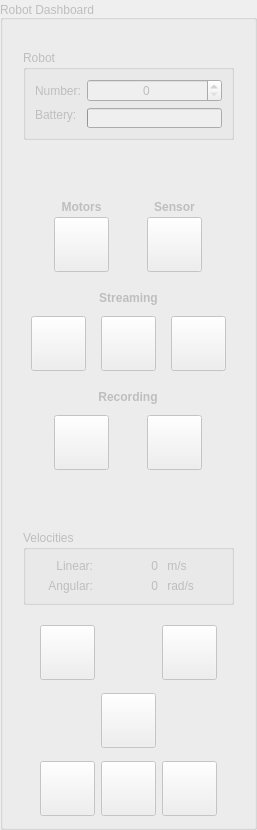
     <widget class="QGroupBox" name="robotDashboard_groupBox">
      <property name="enabled">
       <bool>false</bool>
      </property>
      <property name="sizePolicy">
       <sizepolicy hsizetype="Preferred" vsizetype="Fixed">
        <horstretch>0</horstretch>
        <verstretch>0</verstretch>
       </sizepolicy>
      </property>
      <property name="title">
       <string>Robot Dashboard</string>
      </property>
      <property name="alignment">
       <set>Qt::AlignBottom|Qt::AlignLeading|Qt::AlignLeft</set>
      </property>
      <property name="checked">
       <bool>false</bool>
      </property>
      <layout class="QGridLayout" name="gridLayout_8">
       <property name="leftMargin">
        <number>20</number>
       </property>
       <property name="topMargin">
        <number>30</number>
       </property>
       <property name="rightMargin">
        <number>20</number>
       </property>
       <property name="verticalSpacing">
        <number>20</number>
       </property>
       <item row="1" column="0">
        <widget class="QFrame" name="buttons_frame">
         <property name="sizePolicy">
          <sizepolicy hsizetype="Preferred" vsizetype="Minimum">
           <horstretch>0</horstretch>
           <verstretch>0</verstretch>
          </sizepolicy>
         </property>
         <property name="minimumSize">
          <size>
           <width>0</width>
           <height>350</height>
          </size>
         </property>
         <layout class="QVBoxLayout" name="verticalLayout_5">
          <property name="spacing">
           <number>17</number>
          </property>
          <property name="leftMargin">
           <number>0</number>
          </property>
          <property name="topMargin">
           <number>35</number>
          </property>
          <property name="rightMargin">
           <number>0</number>
          </property>
          <property name="bottomMargin">
           <number>35</number>
          </property>
          <item>
           <widget class="QWidget" name="robot_buttons_frames" native="true">
            <property name="maximumSize">
             <size>
              <width>16777215</width>
              <height>75</height>
             </size>
            </property>
            <layout class="QGridLayout" name="gridLayout_22">
             <property name="leftMargin">
              <number>0</number>
             </property>
             <property name="topMargin">
              <number>0</number>
             </property>
             <property name="rightMargin">
              <number>0</number>
             </property>
             <property name="bottomMargin">
              <number>0</number>
             </property>
             <property name="horizontalSpacing">
              <number>7</number>
             </property>
             <property name="verticalSpacing">
              <number>0</number>
             </property>
             <item row="1" column="0">
              <widget class="QPushButton" name="motor_button">
               <property name="sizePolicy">
                <sizepolicy hsizetype="Fixed" vsizetype="Fixed">
                 <horstretch>0</horstretch>
                 <verstretch>0</verstretch>
                </sizepolicy>
               </property>
               <property name="minimumSize">
                <size>
                 <width>55</width>
                 <height>55</height>
                </size>
               </property>
               <property name="maximumSize">
                <size>
                 <width>55</width>
                 <height>55</height>
                </size>
               </property>
               <property name="focusPolicy">
                <enum>Qt::NoFocus</enum>
               </property>
               <property name="text">
                <string/>
               </property>
               <property name="icon">
                <iconset resource="../resources/images.qrc">
                 <normaloff>:/images/motor/motor (red).svg</normaloff>:/images/motor/motor (red).svg</iconset>
               </property>
               <property name="iconSize">
                <size>
                 <width>55</width>
                 <height>55</height>
                </size>
               </property>
               <property name="checkable">
                <bool>true</bool>
               </property>
              </widget>
             </item>
             <item row="1" column="1">
              <widget class="QPushButton" name="kinect_button">
               <property name="sizePolicy">
                <sizepolicy hsizetype="Fixed" vsizetype="Fixed">
                 <horstretch>0</horstretch>
                 <verstretch>0</verstretch>
                </sizepolicy>
               </property>
               <property name="minimumSize">
                <size>
                 <width>55</width>
                 <height>55</height>
                </size>
               </property>
               <property name="maximumSize">
                <size>
                 <width>55</width>
                 <height>55</height>
                </size>
               </property>
               <property name="text">
                <string/>
               </property>
               <property name="icon">
                <iconset resource="../resources/images.qrc">
                 <normaloff>:/images/kinect/kinect (red).svg</normaloff>:/images/kinect/kinect (red).svg</iconset>
               </property>
               <property name="iconSize">
                <size>
                 <width>55</width>
                 <height>55</height>
                </size>
               </property>
               <property name="checkable">
                <bool>true</bool>
               </property>
              </widget>
             </item>
             <item row="0" column="0">
              <widget class="QLabel" name="motorslabel">
               <property name="font">
                <font>
                 <weight>75</weight>
                 <bold>true</bold>
                </font>
               </property>
               <property name="text">
                <string>Motors</string>
               </property>
               <property name="alignment">
                <set>Qt::AlignCenter</set>
               </property>
              </widget>
             </item>
             <item row="0" column="1">
              <widget class="QLabel" name="kinect_label">
               <property name="font">
                <font>
                 <weight>75</weight>
                 <bold>true</bold>
                </font>
               </property>
               <property name="text">
                <string>Sensor</string>
               </property>
               <property name="alignment">
                <set>Qt::AlignCenter</set>
               </property>
              </widget>
             </item>
            </layout>
           </widget>
          </item>
          <item>
           <widget class="QWidget" name="streamings_frame" native="true">
            <property name="maximumSize">
             <size>
              <width>16777215</width>
              <height>80</height>
             </size>
            </property>
            <layout class="QGridLayout" name="gridLayout_13">
             <property name="leftMargin">
              <number>0</number>
             </property>
             <property name="topMargin">
              <number>0</number>
             </property>
             <property name="rightMargin">
              <number>0</number>
             </property>
             <property name="bottomMargin">
              <number>0</number>
             </property>
             <property name="horizontalSpacing">
              <number>7</number>
             </property>
             <property name="verticalSpacing">
              <number>3</number>
             </property>
             <item row="1" column="2">
              <widget class="QPushButton" name="microphone_button">
               <property name="enabled">
                <bool>false</bool>
               </property>
               <property name="sizePolicy">
                <sizepolicy hsizetype="Fixed" vsizetype="Fixed">
                 <horstretch>0</horstretch>
                 <verstretch>0</verstretch>
                </sizepolicy>
               </property>
               <property name="minimumSize">
                <size>
                 <width>55</width>
                 <height>55</height>
                </size>
               </property>
               <property name="maximumSize">
                <size>
                 <width>55</width>
                 <height>55</height>
                </size>
               </property>
               <property name="text">
                <string/>
               </property>
               <property name="icon">
                <iconset resource="../resources/images.qrc">
                 <normaloff>:/images/streams/microphone/microphone (red).svg</normaloff>:/images/streams/microphone/microphone (red).svg</iconset>
               </property>
               <property name="iconSize">
                <size>
                 <width>55</width>
                 <height>55</height>
                </size>
               </property>
               <property name="checkable">
                <bool>true</bool>
               </property>
              </widget>
             </item>
             <item row="1" column="0">
              <widget class="QPushButton" name="audio_stream_button">
               <property name="enabled">
                <bool>false</bool>
               </property>
               <property name="sizePolicy">
                <sizepolicy hsizetype="Fixed" vsizetype="Fixed">
                 <horstretch>0</horstretch>
                 <verstretch>0</verstretch>
                </sizepolicy>
               </property>
               <property name="minimumSize">
                <size>
                 <width>55</width>
                 <height>55</height>
                </size>
               </property>
               <property name="maximumSize">
                <size>
                 <width>55</width>
                 <height>55</height>
                </size>
               </property>
               <property name="text">
                <string/>
               </property>
               <property name="icon">
                <iconset resource="../resources/images.qrc">
                 <normaloff>:/images/streams/audio/audio (red).svg</normaloff>:/images/streams/audio/audio (red).svg</iconset>
               </property>
               <property name="iconSize">
                <size>
                 <width>55</width>
                 <height>55</height>
                </size>
               </property>
               <property name="checkable">
                <bool>true</bool>
               </property>
              </widget>
             </item>
             <item row="0" column="0" colspan="3">
              <widget class="QLabel" name="streaming_label">
               <property name="font">
                <font>
                 <weight>75</weight>
                 <bold>true</bold>
                </font>
               </property>
               <property name="text">
                <string>Streaming</string>
               </property>
               <property name="alignment">
                <set>Qt::AlignHCenter|Qt::AlignTop</set>
               </property>
              </widget>
             </item>
             <item row="1" column="1">
              <widget class="QPushButton" name="video_stream_button">
               <property name="enabled">
                <bool>false</bool>
               </property>
               <property name="sizePolicy">
                <sizepolicy hsizetype="Fixed" vsizetype="Fixed">
                 <horstretch>0</horstretch>
                 <verstretch>0</verstretch>
                </sizepolicy>
               </property>
               <property name="minimumSize">
                <size>
                 <width>55</width>
                 <height>55</height>
                </size>
               </property>
               <property name="maximumSize">
                <size>
                 <width>55</width>
                 <height>55</height>
                </size>
               </property>
               <property name="text">
                <string/>
               </property>
               <property name="icon">
                <iconset resource="../resources/images.qrc">
                 <normaloff>:/images/streams/video/video (red).svg</normaloff>:/images/streams/video/video (red).svg</iconset>
               </property>
               <property name="iconSize">
                <size>
                 <width>55</width>
                 <height>55</height>
                </size>
               </property>
               <property name="checkable">
                <bool>true</bool>
               </property>
               <property name="checked">
                <bool>false</bool>
               </property>
               <property name="autoRepeat">
                <bool>false</bool>
               </property>
               <property name="autoDefault">
                <bool>false</bool>
               </property>
               <property name="flat">
                <bool>false</bool>
               </property>
              </widget>
             </item>
            </layout>
           </widget>
          </item>
          <item>
           <widget class="QWidget" name="recording_frame" native="true">
            <property name="sizePolicy">
             <sizepolicy hsizetype="Preferred" vsizetype="Minimum">
              <horstretch>0</horstretch>
              <verstretch>0</verstretch>
             </sizepolicy>
            </property>
            <property name="maximumSize">
             <size>
              <width>16777215</width>
              <height>80</height>
             </size>
            </property>
            <layout class="QGridLayout" name="gridLayout_21">
             <property name="leftMargin">
              <number>0</number>
             </property>
             <property name="topMargin">
              <number>0</number>
             </property>
             <property name="rightMargin">
              <number>0</number>
             </property>
             <property name="bottomMargin">
              <number>0</number>
             </property>
             <property name="horizontalSpacing">
              <number>7</number>
             </property>
             <property name="verticalSpacing">
              <number>3</number>
             </property>
             <item row="1" column="0">
              <widget class="QPushButton" name="capture_image">
               <property name="enabled">
                <bool>false</bool>
               </property>
               <property name="sizePolicy">
                <sizepolicy hsizetype="Fixed" vsizetype="Fixed">
                 <horstretch>0</horstretch>
                 <verstretch>0</verstretch>
                </sizepolicy>
               </property>
               <property name="minimumSize">
                <size>
                 <width>55</width>
                 <height>55</height>
                </size>
               </property>
               <property name="maximumSize">
                <size>
                 <width>55</width>
                 <height>55</height>
                </size>
               </property>
               <property name="text">
                <string/>
               </property>
               <property name="icon">
                <iconset resource="../resources/images.qrc">
                 <normaloff>:/images/camera/camera (red).svg</normaloff>:/images/camera/camera (red).svg</iconset>
               </property>
               <property name="iconSize">
                <size>
                 <width>55</width>
                 <height>55</height>
                </size>
               </property>
               <property name="shortcut">
                <string>Ctrl+S, Ctrl+R</string>
               </property>
              </widget>
             </item>
             <item row="0" column="0" colspan="2">
              <widget class="QLabel" name="record_label">
               <property name="enabled">
                <bool>false</bool>
               </property>
               <property name="font">
                <font>
                 <weight>75</weight>
                 <bold>true</bold>
                </font>
               </property>
               <property name="text">
                <string>Recording</string>
               </property>
               <property name="alignment">
                <set>Qt::AlignHCenter|Qt::AlignTop</set>
               </property>
              </widget>
             </item>
             <item row="1" column="1">
              <widget class="QPushButton" name="video_record_button">
               <property name="enabled">
                <bool>false</bool>
               </property>
               <property name="sizePolicy">
                <sizepolicy hsizetype="Fixed" vsizetype="Fixed">
                 <horstretch>0</horstretch>
                 <verstretch>0</verstretch>
                </sizepolicy>
               </property>
               <property name="minimumSize">
                <size>
                 <width>55</width>
                 <height>55</height>
                </size>
               </property>
               <property name="maximumSize">
                <size>
                 <width>55</width>
                 <height>55</height>
                </size>
               </property>
               <property name="text">
                <string/>
               </property>
               <property name="icon">
                <iconset resource="../resources/images.qrc">
                 <normaloff>:/images/video record/video record (red).svg</normaloff>:/images/video record/video record (red).svg</iconset>
               </property>
               <property name="iconSize">
                <size>
                 <width>55</width>
                 <height>55</height>
                </size>
               </property>
               <property name="checkable">
                <bool>true</bool>
               </property>
              </widget>
             </item>
            </layout>
           </widget>
          </item>
         </layout>
        </widget>
       </item>
       <item row="5" column="0">
        <widget class="QWidget" name="manual_controlpad" native="true">
         <property name="sizePolicy">
          <sizepolicy hsizetype="Preferred" vsizetype="Minimum">
           <horstretch>0</horstretch>
           <verstretch>0</verstretch>
          </sizepolicy>
         </property>
         <layout class="QGridLayout" name="gridLayout_6">
          <property name="leftMargin">
           <number>17</number>
          </property>
          <property name="topMargin">
           <number>0</number>
          </property>
          <property name="rightMargin">
           <number>17</number>
          </property>
          <property name="bottomMargin">
           <number>0</number>
          </property>
          <property name="verticalSpacing">
           <number>13</number>
          </property>
          <item row="2" column="0">
           <widget class="QPushButton" name="joystick_left">
            <property name="enabled">
             <bool>false</bool>
            </property>
            <property name="sizePolicy">
             <sizepolicy hsizetype="Fixed" vsizetype="Fixed">
              <horstretch>0</horstretch>
              <verstretch>0</verstretch>
             </sizepolicy>
            </property>
            <property name="minimumSize">
             <size>
              <width>55</width>
              <height>55</height>
             </size>
            </property>
            <property name="maximumSize">
             <size>
              <width>55</width>
              <height>55</height>
             </size>
            </property>
            <property name="focusPolicy">
             <enum>Qt::NoFocus</enum>
            </property>
            <property name="text">
             <string/>
            </property>
            <property name="icon">
             <iconset resource="../resources/images.qrc">
              <normaloff>:/images/buttons/left.jpg</normaloff>:/images/buttons/left.jpg</iconset>
            </property>
            <property name="iconSize">
             <size>
              <width>55</width>
              <height>55</height>
             </size>
            </property>
           </widget>
          </item>
          <item row="1" column="1">
           <widget class="QPushButton" name="joystick_up">
            <property name="enabled">
             <bool>false</bool>
            </property>
            <property name="sizePolicy">
             <sizepolicy hsizetype="Fixed" vsizetype="Fixed">
              <horstretch>0</horstretch>
              <verstretch>0</verstretch>
             </sizepolicy>
            </property>
            <property name="minimumSize">
             <size>
              <width>55</width>
              <height>55</height>
             </size>
            </property>
            <property name="maximumSize">
             <size>
              <width>55</width>
              <height>55</height>
             </size>
            </property>
            <property name="focusPolicy">
             <enum>Qt::NoFocus</enum>
            </property>
            <property name="text">
             <string/>
            </property>
            <property name="icon">
             <iconset resource="../resources/images.qrc">
              <normaloff>:/images/buttons/up.jpg</normaloff>:/images/buttons/up.jpg</iconset>
            </property>
            <property name="iconSize">
             <size>
              <width>55</width>
              <height>55</height>
             </size>
            </property>
           </widget>
          </item>
          <item row="2" column="2">
           <widget class="QPushButton" name="joystick_right">
            <property name="enabled">
             <bool>false</bool>
            </property>
            <property name="sizePolicy">
             <sizepolicy hsizetype="Fixed" vsizetype="Fixed">
              <horstretch>0</horstretch>
              <verstretch>0</verstretch>
             </sizepolicy>
            </property>
            <property name="minimumSize">
             <size>
              <width>55</width>
              <height>55</height>
             </size>
            </property>
            <property name="maximumSize">
             <size>
              <width>55</width>
              <height>55</height>
             </size>
            </property>
            <property name="focusPolicy">
             <enum>Qt::NoFocus</enum>
            </property>
            <property name="text">
             <string/>
            </property>
            <property name="icon">
             <iconset resource="../resources/images.qrc">
              <normaloff>:/images/buttons/right.jpg</normaloff>:/images/buttons/right.jpg</iconset>
            </property>
            <property name="iconSize">
             <size>
              <width>55</width>
              <height>55</height>
             </size>
            </property>
           </widget>
          </item>
          <item row="2" column="1">
           <widget class="QPushButton" name="joystick_back">
            <property name="enabled">
             <bool>false</bool>
            </property>
            <property name="sizePolicy">
             <sizepolicy hsizetype="Fixed" vsizetype="Fixed">
              <horstretch>0</horstretch>
              <verstretch>0</verstretch>
             </sizepolicy>
            </property>
            <property name="minimumSize">
             <size>
              <width>55</width>
              <height>55</height>
             </size>
            </property>
            <property name="maximumSize">
             <size>
              <width>55</width>
              <height>55</height>
             </size>
            </property>
            <property name="focusPolicy">
             <enum>Qt::NoFocus</enum>
            </property>
            <property name="text">
             <string/>
            </property>
            <property name="icon">
             <iconset resource="../resources/images.qrc">
              <normaloff>:/images/buttons/down.jpg</normaloff>:/images/buttons/down.jpg</iconset>
            </property>
            <property name="iconSize">
             <size>
              <width>55</width>
              <height>55</height>
             </size>
            </property>
           </widget>
          </item>
          <item row="0" column="0">
           <widget class="QPushButton" name="manual_control_button">
            <property name="enabled">
             <bool>false</bool>
            </property>
            <property name="sizePolicy">
             <sizepolicy hsizetype="Fixed" vsizetype="Fixed">
              <horstretch>0</horstretch>
              <verstretch>0</verstretch>
             </sizepolicy>
            </property>
            <property name="minimumSize">
             <size>
              <width>55</width>
              <height>55</height>
             </size>
            </property>
            <property name="maximumSize">
             <size>
              <width>55</width>
              <height>55</height>
             </size>
            </property>
            <property name="icon">
             <iconset resource="../resources/images.qrc">
              <normaloff>:/images/steering wheel/steering-wheel (red).svg</normaloff>:/images/steering wheel/steering-wheel (red).svg</iconset>
            </property>
            <property name="iconSize">
             <size>
              <width>55</width>
              <height>55</height>
             </size>
            </property>
            <property name="shortcut">
             <string>Ctrl+1</string>
            </property>
            <property name="checkable">
             <bool>true</bool>
            </property>
            <property name="checked">
             <bool>false</bool>
            </property>
            <property name="autoRepeat">
             <bool>false</bool>
            </property>
            <property name="autoDefault">
             <bool>false</bool>
            </property>
            <property name="flat">
             <bool>false</bool>
            </property>
           </widget>
          </item>
          <item row="0" column="2">
           <widget class="QPushButton" name="joystick_stop">
            <property name="enabled">
             <bool>false</bool>
            </property>
            <property name="sizePolicy">
             <sizepolicy hsizetype="Fixed" vsizetype="Fixed">
              <horstretch>0</horstretch>
              <verstretch>0</verstretch>
             </sizepolicy>
            </property>
            <property name="minimumSize">
             <size>
              <width>55</width>
              <height>55</height>
             </size>
            </property>
            <property name="maximumSize">
             <size>
              <width>55</width>
              <height>55</height>
             </size>
            </property>
            <property name="focusPolicy">
             <enum>Qt::NoFocus</enum>
            </property>
            <property name="text">
             <string/>
            </property>
            <property name="icon">
             <iconset resource="../resources/images.qrc">
              <normaloff>:/images/buttons/stop.jpg</normaloff>:/images/buttons/stop.jpg</iconset>
            </property>
            <property name="iconSize">
             <size>
              <width>55</width>
              <height>55</height>
             </size>
            </property>
           </widget>
          </item>
         </layout>
        </widget>
       </item>
       <item row="3" column="0">
        <widget class="QGroupBox" name="velocities_groupBox">
         <property name="sizePolicy">
          <sizepolicy hsizetype="Preferred" vsizetype="Minimum">
           <horstretch>0</horstretch>
           <verstretch>0</verstretch>
          </sizepolicy>
         </property>
         <property name="title">
          <string>Velocities</string>
         </property>
         <layout class="QGridLayout" name="gridLayout_24">
          <item row="0" column="0">
           <widget class="QLabel" name="label_3">
            <property name="text">
             <string>Linear:</string>
            </property>
            <property name="alignment">
             <set>Qt::AlignRight|Qt::AlignTrailing|Qt::AlignVCenter</set>
            </property>
           </widget>
          </item>
          <item row="0" column="1">
           <widget class="QLabel" name="linear_label">
            <property name="text">
             <string>0</string>
            </property>
            <property name="textFormat">
             <enum>Qt::PlainText</enum>
            </property>
            <property name="alignment">
             <set>Qt::AlignRight|Qt::AlignTrailing|Qt::AlignVCenter</set>
            </property>
           </widget>
          </item>
          <item row="1" column="0">
           <widget class="QLabel" name="label_4">
            <property name="text">
             <string>Angular:</string>
            </property>
            <property name="alignment">
             <set>Qt::AlignRight|Qt::AlignTrailing|Qt::AlignVCenter</set>
            </property>
           </widget>
          </item>
          <item row="1" column="1">
           <widget class="QLabel" name="angular_label">
            <property name="text">
             <string>0</string>
            </property>
            <property name="alignment">
             <set>Qt::AlignRight|Qt::AlignTrailing|Qt::AlignVCenter</set>
            </property>
           </widget>
          </item>
          <item row="0" column="2">
           <widget class="QLabel" name="label">
            <property name="text">
             <string> m/s</string>
            </property>
           </widget>
          </item>
          <item row="1" column="2">
           <widget class="QLabel" name="label_5">
            <property name="text">
             <string> rad/s</string>
            </property>
           </widget>
          </item>
         </layout>
        </widget>
       </item>
       <item row="0" column="0">
        <widget class="QGroupBox" name="selectedRobot_groupBox">
         <property name="sizePolicy">
          <sizepolicy hsizetype="Preferred" vsizetype="Minimum">
           <horstretch>0</horstretch>
           <verstretch>0</verstretch>
          </sizepolicy>
         </property>
         <property name="title">
          <string>Robot</string>
         </property>
         <layout class="QGridLayout" name="gridLayout_12">
          <item row="2" column="0">
           <widget class="QLabel" name="robot_battery_label">
            <property name="text">
             <string>Battery:</string>
            </property>
            <property name="alignment">
             <set>Qt::AlignLeading|Qt::AlignLeft|Qt::AlignTop</set>
            </property>
           </widget>
          </item>
          <item row="2" column="1">
           <widget class="QProgressBar" name="robot_battery_powerbar">
            <property name="maximumSize">
             <size>
              <width>16777215</width>
              <height>20</height>
             </size>
            </property>
            <property name="font">
             <font>
              <pointsize>8</pointsize>
              <weight>75</weight>
              <bold>true</bold>
             </font>
            </property>
           </widget>
          </item>
          <item row="1" column="1">
           <widget class="QSpinBox" name="spinBox">
            <property name="enabled">
             <bool>false</bool>
            </property>
            <property name="focusPolicy">
             <enum>Qt::NoFocus</enum>
            </property>
            <property name="alignment">
             <set>Qt::AlignCenter</set>
            </property>
           </widget>
          </item>
          <item row="1" column="0">
           <widget class="QLabel" name="label_6">
            <property name="text">
             <string>Number:</string>
            </property>
            <property name="alignment">
             <set>Qt::AlignLeading|Qt::AlignLeft|Qt::AlignVCenter</set>
            </property>
           </widget>
          </item>
         </layout>
        </widget>
       </item>
      </layout>
     </widget>
